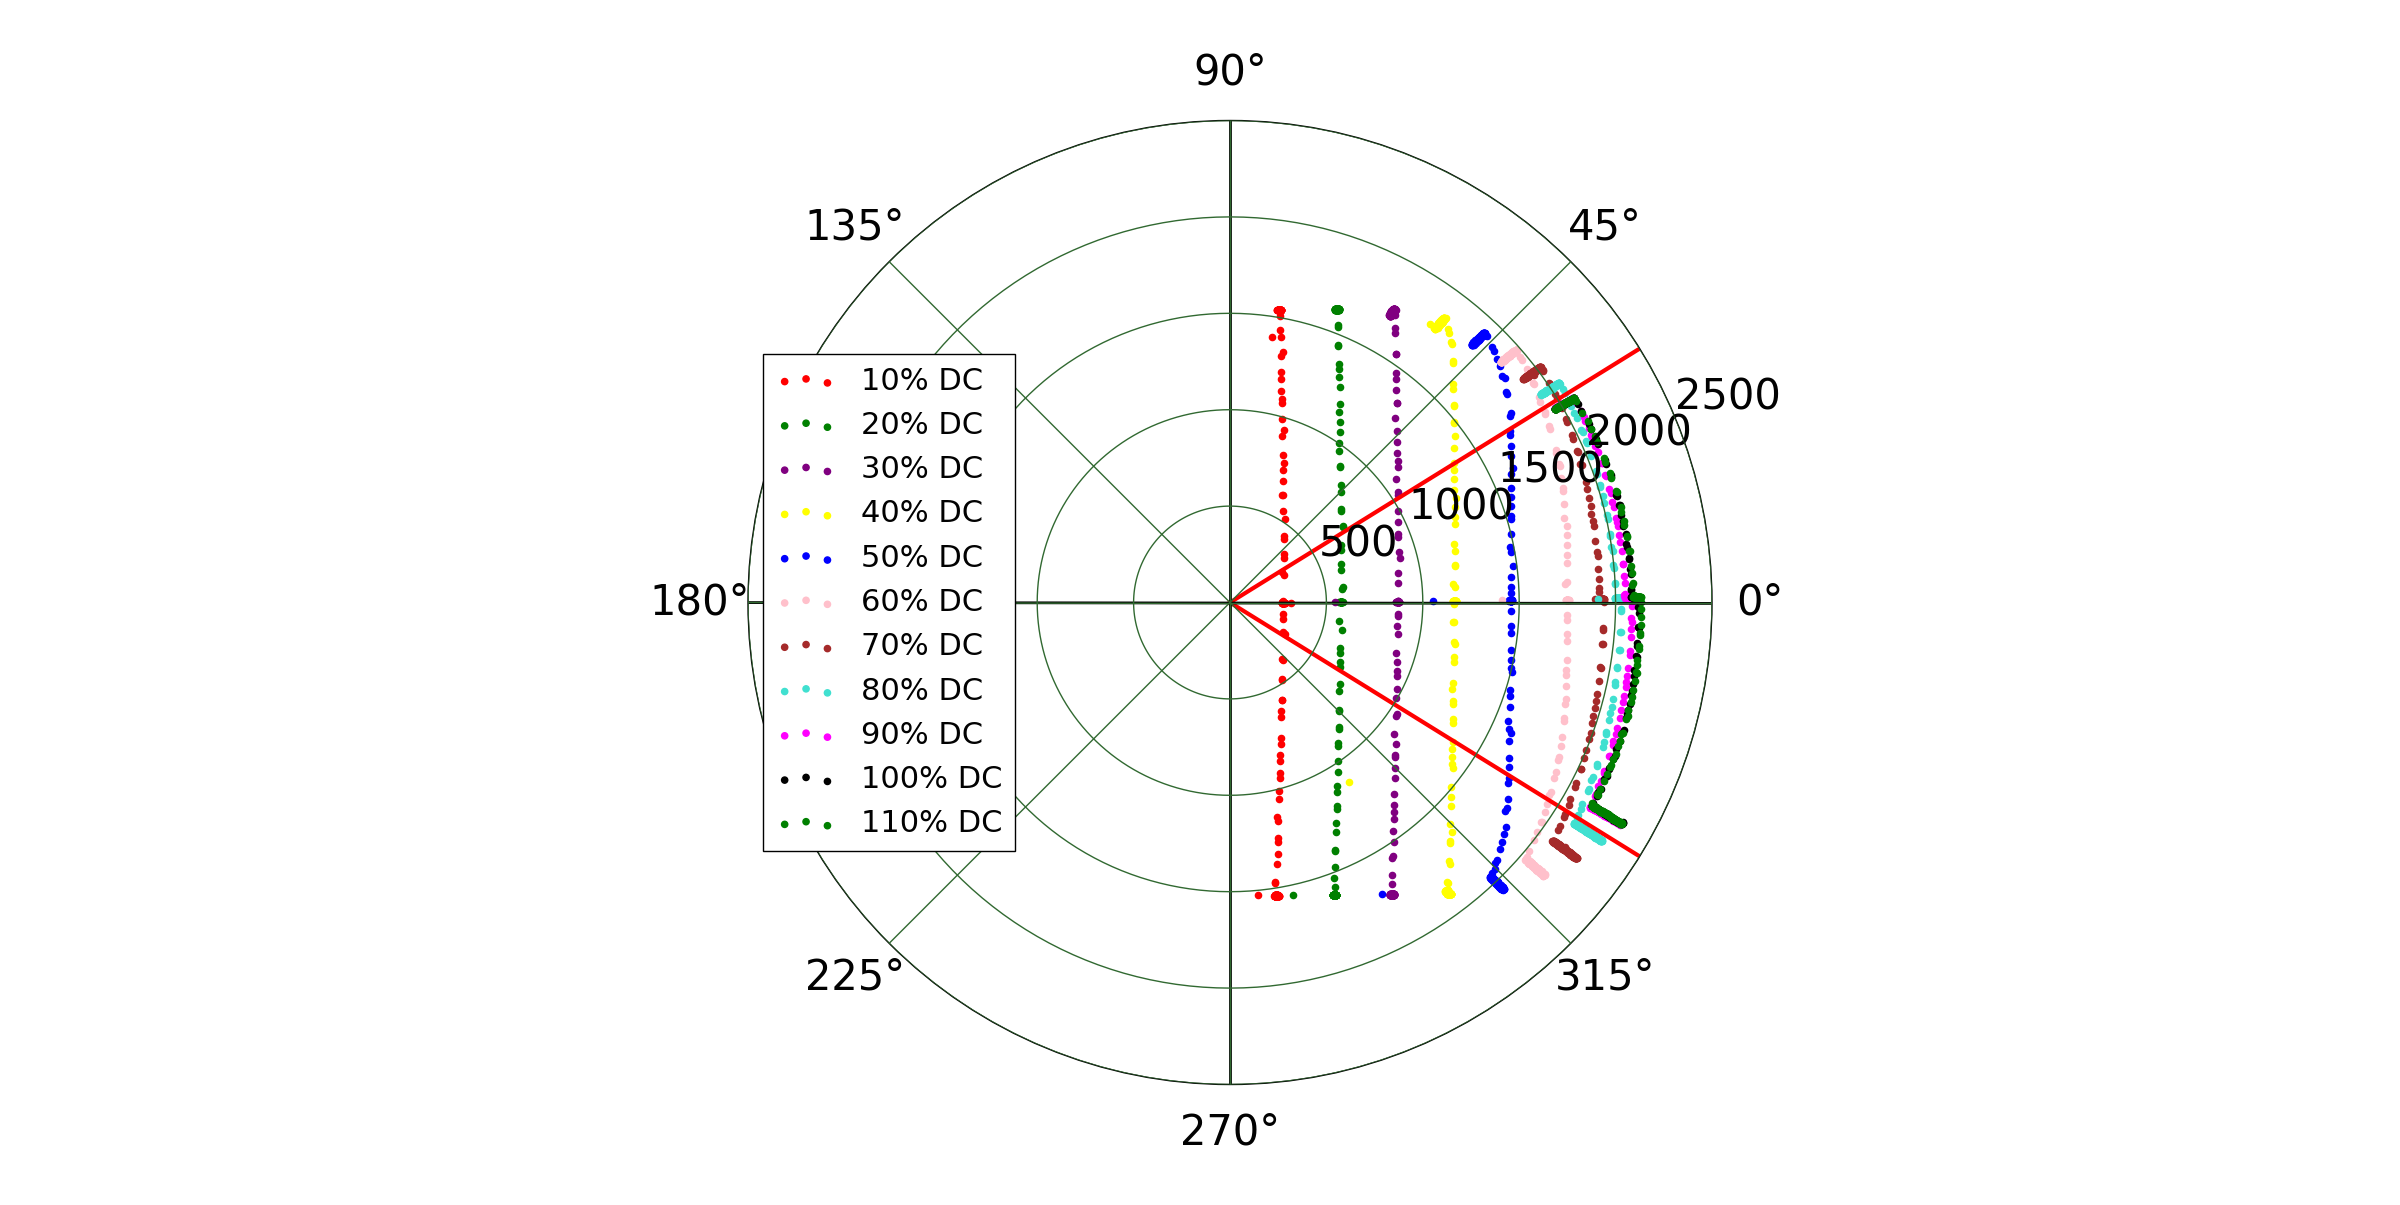

The Python source for this figure:
import numpy as np
import matplotlib.pylab as plt
from matplotlib.pyplot import figure, show, rc, grid

P_10 = [[],[]]
P_20 = [[],[]]
P_30 = [[],[]]
P_40 = [[],[]]
P_50 = [[],[]]
P_60 = [[],[]]
P_70 = [[],[]]
P_80 = [[],[]]
P_90 = [[],[]]
P_100 = [[],[]]
P_110 = [[],[]]


for i in range(11):
    if i==0:
        t,DC_Available,DC_Power,AC_Voltage,React,Nonactive,Real,Grid_Sim,ang,VA = np.loadtxt('c:\DATA_INVERTERS\SMA\CURVE2\POW10.csv',delimiter=',',unpack=True)
        for y in range(len(t)):
            P_10[0] += [ang[y]]
            P_10[1] += [VA[y]]
    elif i==1:
        t,DC_Available,DC_Power,AC_Voltage,React,Nonactive,Real,Grid_Sim,ang,VA = np.loadtxt('c:\DATA_INVERTERS\SMA\CURVE2\POW20.csv',delimiter=',',unpack=True)
        for y in range(len(t)):
            P_20[0] += [ang[y]]
            P_20[1] += [VA[y]]
    elif i==2:
        t,DC_Available,DC_Power,AC_Voltage,React,Nonactive,Real,Grid_Sim,ang,VA = np.loadtxt('c:\DATA_INVERTERS\SMA\CURVE2\POW30.csv',delimiter=',',unpack=True)
        for y in range(len(t)):
            P_30[0] += [ang[y]]
            P_30[1] += [VA[y]]
    elif i==3:
        t,DC_Available,DC_Power,AC_Voltage,React,Nonactive,Real,Grid_Sim,ang,VA = np.loadtxt('c:\DATA_INVERTERS\SMA\CURVE2\POW40.csv',delimiter=',',unpack=True)
        for y in range(len(t)):
            P_40[0] += [ang[y]]
            P_40[1] += [VA[y]]
    elif i==4:
        t,DC_Available,DC_Power,AC_Voltage,React,Nonactive,Real,Grid_Sim,ang,VA = np.loadtxt('c:\DATA_INVERTERS\SMA\CURVE2\POW50.csv',delimiter=',',unpack=True)
        for y in range(len(t)):
            P_50[0] += [ang[y]]
            P_50[1] += [VA[y]]
    elif i==5:
        t,DC_Available,DC_Power,AC_Voltage,React,Nonactive,Real,Grid_Sim,ang,VA = np.loadtxt('c:\DATA_INVERTERS\SMA\CURVE2\POW60.csv',delimiter=',',unpack=True)
        for y in range(len(t)):
            P_60[0] += [ang[y]]
            P_60[1] += [VA[y]]
    elif i==6:
        t,DC_Available,DC_Power,AC_Voltage,React,Nonactive,Real,Grid_Sim,ang,VA = np.loadtxt('c:\DATA_INVERTERS\SMA\CURVE2\POW70.csv',delimiter=',',unpack=True)
        for y in range(len(t)):
            P_70[0] += [ang[y]]
            P_70[1] += [VA[y]] 
    elif i==7:
        t,DC_Available,DC_Power,AC_Voltage,React,Nonactive,Real,Grid_Sim,ang,VA = np.loadtxt('c:\DATA_INVERTERS\SMA\CURVE2\POW80.csv',delimiter=',',unpack=True)
        for y in range(len(t)):
            P_80[0] += [ang[y]]
            P_80[1] += [VA[y]] 
    elif i==8:
        t,DC_Available,DC_Power,AC_Voltage,React,Nonactive,Real,Grid_Sim,ang,VA = np.loadtxt('c:\DATA_INVERTERS\SMA\CURVE2\POW90.csv',delimiter=',',unpack=True)
        for y in range(len(t)):
            P_90[0] += [ang[y]]
            P_90[1] += [VA[y]] 
    elif i==9:
        t,DC_Available,DC_Power,AC_Voltage,React,Nonactive,Real,Grid_Sim,ang,VA = np.loadtxt('c:\DATA_INVERTERS\SMA\CURVE2\POW100.csv',delimiter=',',unpack=True)
        for y in range(len(t)):
            P_100[0] += [ang[y]]
            P_100[1] += [VA[y]] 
    elif i==10:
        t,DC_Available,DC_Power,AC_Voltage,React,Nonactive,Real,Grid_Sim,ang,VA = np.loadtxt('c:\DATA_INVERTERS\SMA\CURVE2\POW110.csv',delimiter=',',unpack=True)
        for y in range(len(t)):
            P_110[0] += [ang[y]]
            P_110[1] += [VA[y]] 
    
    
            
    
        
ax = plt.subplot(111, polar=True)
plt.scatter(P_10[0], P_10[1], color='red', label='10% DC')
plt.scatter(P_20[0], P_20[1], color='green', label='20% DC')
plt.scatter(P_30[0], P_30[1], color='purple', label='30% DC')
plt.scatter(P_40[0], P_40[1], color='yellow', label='40% DC')
plt.scatter(P_50[0], P_50[1], color='blue', label='50% DC')
plt.scatter(P_60[0], P_60[1], color='pink', label='60% DC')
plt.scatter(P_70[0], P_70[1], color='brown', label='70% DC')
plt.scatter(P_80[0], P_80[1], color='turquoise', label='80% DC')
plt.scatter(P_90[0], P_90[1], color='magenta', label='90% DC')
plt.scatter(P_100[0], P_100[1], color='black', label='100% DC')
plt.scatter(P_110[0], P_110[1], color='green', label='110% DC')


pf = 0.85
ref_angle = np.arccos(pf)

vec1 = np.array([0,ref_angle])
vec2 = np.array([0,3000])

#ploting the pf limits 
plt.scatter(vec1,vec2,color='red',marker='.')
plt.plot(vec1,vec2,color='red',linewidth=3.0)
plt.scatter(-vec1,vec2,color='red',marker='.')
plt.plot(-vec1,vec2,color='red',linewidth=3.0)

#real axis
real_angle = np.array([0,np.pi])
real_mag = np.array([3000,3000])
plt.scatter(real_angle,real_mag,color='black',marker='.')
plt.plot(real_angle,real_mag,color='black',linewidth=2.0)

#reactive axis
react_angle = np.array([np.pi/2,-np.pi/2])
react_mag = np.array([3000,3000])
plt.scatter(react_angle,react_mag,color='black',marker='.')
plt.plot(react_angle,react_mag,color='black',linewidth=2.0)


ax.set_rmax(2500)
#plt.title('Inverter operation zones at different DC power levels')
#ax.set_title('Zones of operation of inverter', horizontalalignment='right', verticalalignment='top')
rc('grid', color='#316931', linewidth=1, linestyle='-')
rc('xtick', labelsize=30) 
rc('ytick', labelsize=30)
plt.legend(loc="center left",fontsize=22)
plt.show()
